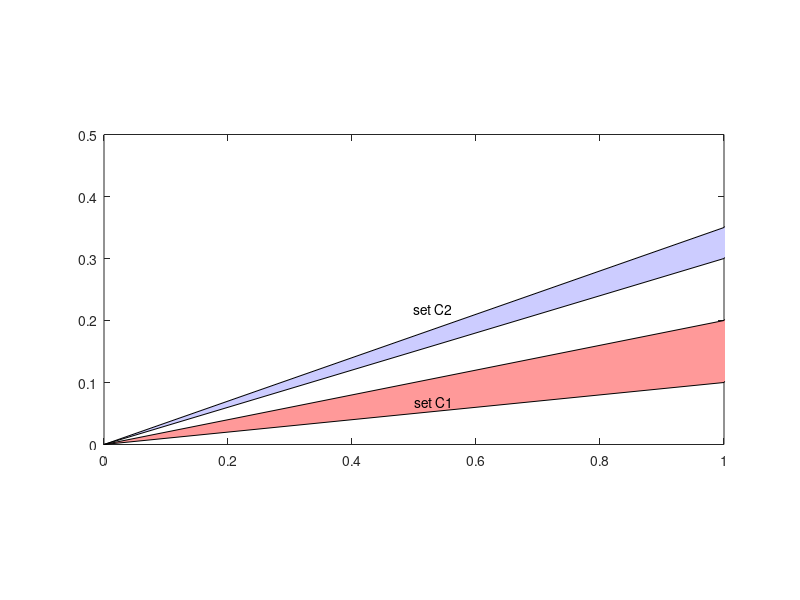

MATLAB code for this plot: (Note: this script raises an error after producing the figure.)
%% Projection onto the intersection of two sets 
% Our goal is to find a point in the intersection of two convex sets C1 and C2.
% A similar goal is to find the projection of an arbitrary point onto the 
% intersection (or if the intersection is empty, find the point(s) in C1
% that are as close as possible to C2). In this demo, the intersection
% of C1 and C2 is a singleton, so the concepts are the same.
%
% We assume that we know how to project on the sets C1 and C2 individually,
% but not onto C1 intersect C2.
%
% The basic algorithm to solve this problem is the alternating projection method,
% first studied by John von Neumann for the case where C1 and C2 are affine
% spaces. This algorithm can be extended to arbitrary convex sets, although
% you may not converge to the *projection* of the original point.
%
% This algorithm is very simple: starting at some point y, and with x <-- y,
% we update
%   x <-- Proj_{C1}( Proj_{C2}( x ) )
% where Proj_{C1} is the projector onto the set C1.
%
% Better methods (which actually give you the projection of y onto the intersection)
% are based on Dykstra's algorithm (not to be confused with the Dijkstra algorithm
% described here: http://en.wikipedia.org/wiki/Dijkstra%27s_algorithm ).
%
% Dykstra's algorithm also uses only Proj_{C1} and Proj_{C2}, but with a few
% intermediate steps. For an overview, see the 2011 book by Raydan:
% http://www.amazon.com/Alternating-Projection-Methods-Fundamentals-Algorithms/dp/1611971934
%
% Another overview of both alternating projection and Dykstra are in the book chapter
% "Proximal splitting methods in signal processing" by P. L. Combettes and J.-C. Pesquet, 
% in the book 'Fixed-Point Algorithms for Inverse Problems in Science and Engineering',
% (ed.: H. H. Bauschke, R. S. Burachik, P. L. Combettes, V. Elser, D. R. Luke, and 
% H. Wolkowicz, Editors), pp. 185-212. Springer, New York, 2011.
% The chapter can be downloaded at http://www.ann.jussieu.fr/~plc/prox.pdf
%
% The purpose of this demo is to show the above two methods, and also
% how to formulate this with TFOCS. The advantage of solving this with TFOCS
% is that we can use an accelerated solver (Nesterov-style) and use large
% step-sizes and line search (whereas Dykstra has no step-size parameter).
% In the first example, it is especially apparent that TFOCS avoids
% the slow convergence that both the alternating projection and Dykstra
% algorithms suffer from. In the second example, the performance
% of alternating projections and TFOCS are quite similar.

%% Mathematical formulation
% For a given point y, and two convex sets C1 and C2, we wish to find
% the closest point x to y, such that x is in both C1 and C2. We write this
% as:
%
% $$ \textrm{minimize}_{x\in C_1 \cap C_2} \,\, \mu/2||x\textrm{--}y||_2^2 $$
%
% The parameter $\mu > 0$ is arbitrary and does not affect the answer.
%
% This fits naturally into the TFOCS formulation since the primal
% problem is already strongly convex.



%% Demo with two polygon sets in 2D that intersect at (0,0)
% Set the dimension to 2
N = 2;  % 2D is best for visualization

%%
% Define some 2D polygons

mx = 1;
x1a = [1;.1];
x1b = [1;.2];
xx1 = [0,x1a(1),2*mx,x1b(1)];
yy1 = [0,x1a(2),2*mx,x1b(2)];


x2a = [1;.3];
x2b = [1;.35];
xx2 = [0,x2a(1),2*mx,x2b(1)];
yy2 = [0,x2a(2),2*mx,x2b(2)];

%%
% The solution is at x = (0,0), so our error function is simple

err = @(x) norm(x);
%%
% plot the regions

figure
red = [255,153,153]/255;
blue = [204,204,255]/255;
fill( xx1, yy1,red); 
hold on
fill( xx2, yy2,blue); 

xlim( [0,mx] ); ylim( [0,.5*mx] ); 
axis equal
text(.5,.07,'set C1');
text(.5,.22,'set C2');

%%
% Make some operators that will be used with TFOCS

addpath ~/Dropbox/TFOCS/  % modify this to wherever it is installed on your computer
op1     = project2DCone(x1a, x1b );
op2     = project2DCone(x2a, x2b );

offset1 = 0;
offset2 = 0;
op1_d   = prox_dualize(op1);
op2_d   = prox_dualize(op2);

% and some simpler operators that we will use with alternating projections
%   and with Dykstra
proj1   = @(x) callandmap( op1, 2, x, 1); % gamma is irrelevant
proj2   = @(x) callandmap( op2, 2, x, 1 ); % gamma is irrelevant

% for all methods, we need to specify a starting point

x0      = [1; 1/4];


%% solve in TFOCS
% We can pick any mu and should get the same result, although due to 
% some scaling issues in stopping criteria, it does have a small effect.
mu = 1e-6; 

opts    = struct('debug',false,'printEvery',20,'maxIts',200);
opts.errFcn{1}  = @(f,d,x) err(x);
opts.errFcn{2}  = @(f,d,x) recordPoints(x);
recordPoints(); % zero-out counter. We use this to plot the points later

opts.tol        = 1e-15;

affineOperator  = {eye(N),offset1;eye(N),offset2};
dualProx        = {op1_d,op2_d};
% Solve in TFOCS:
[x,out,optsOut] = tfocs_SCD( [], affineOperator, dualProx , mu, x0, [], opts );

% Record the path:
path    = recordPoints();
path    = [x0,path];

figure
subplot(1,2,1);
fill( xx1, yy1,red); 
hold on
fill( xx2, yy2,blue); 
xlim( [0,mx] ); ylim( [0,.5*mx] ); 
text(.5,.07,'set C1');
text(.5,.22,'set C2');
plot( path(1,:), path(2,:),'ko-','linewidth',2 )
title('Path for TFOCS solving the intersection of 2 polygons');

subplot(1,2,2);
semilogy( out.err(:,1) ,'o-'); xlabel('iterations'); ylabel('error');
title('Error for TFOCS method');
set(gcf, 'Position', [400 200 800 400]);
%% solve via alternating projection method
maxIts  = 500;
x       = x0;
path    = [x0];
errHist = [];
for k = 1:maxIts
    % basic alternating projection method:
    x   = proj1(x);
    path= [path, x];
    x   = proj2(x);
    path= [path, x];
    errHist     = [ errHist; err(x) ];
    if ~mod(k,50)
        fprintf('Iter %4d, error is %.2e\n', k, errHist(end) );
    end
end
figure
subplot(1,2,1);
fill( xx1, yy1,red); 
hold on
fill( xx2, yy2,blue); 
xlim( [0,mx] ); ylim( [0,.5*mx] ); 
text(.5,.07,'set C1');
text(.5,.22,'set C2');
plot( path(1,:), path(2,:),'ko-','linewidth',1 )
title('Path for alternating projection method solving the intersection of 2 polygons');

subplot(1,2,2);
semilogy( errHist, 'o-' ); xlabel('iterations'); ylabel('error');
errHist_1 = errHist;
title('Error for alternating projection method');
set(gcf, 'Position', [400 200 800 400]);
%% solve via Dykstra's algorithm

maxIts  = 500;
x       = x0;
[p,q]   = deal( 0*x0 );
p       = -.25*[1;1];
path    = [x0];
errHist = [];
for k = 1:maxIts
    % If x + p is feasible, the y = (x+p), so p=x+p-y = 0.
    y   = proj1( x + p );
    p   = x + p - y;
    x   = proj2( y + q );
    q   = y + q - x;
    path = [path,y,x];
    errHist     = [ errHist; err(x) ];
    if ~mod(k,50)
        fprintf('Iter %4d, error is %.2e\n', k, errHist(end) );
    end
end
figure
subplot(1,2,1);
fill( xx1, yy1,red); 
hold on
fill( xx2, yy2,blue); 
xlim( [0,mx] ); ylim( [0,.5*mx] ); 
text(.5,.07,'set C1');
text(.5,.22,'set C2');
plot( path(1,:), path(2,:),'ko-' )
title('Path for Dykstra''s algo solving the intersection of 2 polygons');

subplot(1,2,2);
semilogy( errHist, 'o-' ); xlabel('iterations'); ylabel('error');
title('Error for Dykstra''s method');
set(gcf, 'Position', [400 200 800 400]);

%%
% With Dykstra's algo (and alternating projections), we get
% very slow convergence, because of the very low angle between the
% two sets. Here is a zoom in on the graph of the iterates:
figure
fill( xx1, yy1,red); 
hold on
fill( xx2, yy2,blue); 
xlim( [0,mx] ); ylim( [0,.5*mx] ); 
text(.5,.07,'set C1');
text(.5,.22,'set C2');
plot( path(1,:), path(2,:),'ko-' )
title('Path for Dykstra''s algo solving the intersection of 2 polygons (zoom)');
xlim( [.25,.4] );
ylim( [.058,.1])
%% Plot all the errors together
figure
semilogy( out.err(:,1),'-' ,'linewidth',3);
hold all
semilogy( errHist_1,'-','linewidth',3);
semilogy( errHist,'--','linewidth',3);
legend('TFOCS','Alternating projection','Dykstra');
xlabel('iteration'); ylabel('error');
%% Demo with two circles that intersect at (0,0)
center1     = [0;.5];
radius1     = .5;
center2     = -center1;
radius2     = radius1;

figure
rectangle('Position',[-radius1,0,2*radius1,2*radius1],'Curvature',[1,1],'FaceColor',red)
rectangle('Position',[-radius1,-2*radius2,2*radius1,2*radius1],'Curvature',[1,1],'FaceColor',blue)
axis equal
hold on
text(0,.5,'set C1');
text(0,-.5,'set C2');


offset1     = center1;
offset2     = center2;

op1_d       = prox_l2(radius1);
op2_d       = prox_l2(radius2);
x0          = [1; .2];

% and some simpler operators that we will use with alternating projections
%   and with Dykstra
proj1   = @(x) radius1*(x-center1)/norm(x-center1) + center1;
proj2   = @(x) radius2*(x-center2)/norm(x-center2) + center2;
%% solve in TFOCS
opts.maxIts     = 300;
affineOperator  = {eye(N),offset1;eye(N),offset2};
dualProx        = {op1_d,op2_d};
% Solve in TFOCS:
[x,out,optsOut] = tfocs_SCD( [], affineOperator, dualProx , mu, x0, [], opts );

% Record the path:
path    = recordPoints();
path    = [x0,path];
% Plot:
figure
subplot(1,3,1);
rectangle('Position',[-radius1,0,2*radius1,2*radius1],'Curvature',[1,1],'FaceColor',red)
rectangle('Position',[-radius1,-2*radius2,2*radius1,2*radius1],'Curvature',[1,1],'FaceColor',blue)
hold on
text(0,.5,'set C1');
text(0,-.5,'set C2');
plot( path(1,:), path(2,:),'ko-','linewidth',2 )
title('Path for TFOCS solving the intersection of 2 circles');

subplot(1,3,2);
rectangle('Position',[-radius1,0,2*radius1,2*radius1],'Curvature',[1,1],'FaceColor',red)
rectangle('Position',[-radius1,-2*radius2,2*radius1,2*radius1],'Curvature',[1,1],'FaceColor',blue)
hold on
plot( path(1,:), path(2,:),'ko-','linewidth',2 )
xlim([0,.15]);
ylim([-.1,.1]);
title('(zoom)');

subplot(1,3,3);
semilogy( out.err,'o-')
title('Error of iterates for TFOCS method');
set(gcf, 'Position', [400 200 800 400]);
%% solve via alternating projection method
maxIts  = 300;
x       = x0;
path    = [x0];
errHist = [];
for k = 1:maxIts
    % basic alternating projection method:
    x   = proj1(x);
    path= [path, x];
    x   = proj2(x);
    path= [path, x];
    errHist     = [ errHist; err(x) ];
    if ~mod(k,50)
        fprintf('Iter %4d, error is %.2e\n', k, errHist(end) );
    end
end
figure
subplot(1,3,1);
rectangle('Position',[-radius1,0,2*radius1,2*radius1],'Curvature',[1,1],'FaceColor',red)
rectangle('Position',[-radius1,-2*radius2,2*radius1,2*radius1],'Curvature',[1,1],'FaceColor',blue)
hold on
text(0,.5,'set C1');
text(0,-.5,'set C2');
plot( path(1,:), path(2,:),'ko-' )
title('Path for alternating projection method solving the intersection of 2 circles');

subplot(1,3,2);
rectangle('Position',[-radius1,0,2*radius1,2*radius1],'Curvature',[1,1],'FaceColor',red)
rectangle('Position',[-radius1,-2*radius2,2*radius1,2*radius1],'Curvature',[1,1],'FaceColor',blue)
hold on
plot( path(1,:), path(2,:),'ko-','linewidth',2 )
xlim([0,.15]);
ylim([-.1,.1]);
title('(zoom)');

subplot(1,3,3);
semilogy( errHist,'o-')
errHist_1 = errHist;
title('Error of iterates for alternating projection method');
set(gcf, 'Position', [400 200 800 400]);
%% solve via Dykstra's algorithm

maxIts  = 300;
x       = x0;
[p,q]   = deal( 0*x0 );
path    = [x0];
errHist = [];
for k = 1:maxIts
    % If x + p is feasible, the y = (x+p), so p=x+p-y = 0.
    y   = proj1( x + p );
    p   = x + p - y;
    x   = proj2( y + q );
    q   = y + q - x;
    path = [path,y];
    path = [path,x];
    errHist     = [ errHist; err(x) ];
    if ~mod(k,50)
        fprintf('Iter %4d, error is %.2e\n', k, errHist(end) );
    end
end
figure
subplot(1,3,1);
rectangle('Position',[-radius1,0,2*radius1,2*radius1],'Curvature',[1,1],'FaceColor',red)
rectangle('Position',[-radius1,-2*radius2,2*radius1,2*radius1],'Curvature',[1,1],'FaceColor',blue)
hold on
text(0,.5,'set C1');
text(0,-.5,'set C2');
plot( path(1,:), path(2,:),'ko-' )
title('Path for Dykstra''s algo solving the intersection of 2 circles');

subplot(1,3,2);
rectangle('Position',[-radius1,0,2*radius1,2*radius1],'Curvature',[1,1],'FaceColor',red)
rectangle('Position',[-radius1,-2*radius2,2*radius1,2*radius1],'Curvature',[1,1],'FaceColor',blue)
hold on
plot( path(1,:), path(2,:),'ko-','linewidth',2 )
xlim([0,.15]);
ylim([-.1,.1]);
title('(zoom)');

subplot(1,3,3);
semilogy( errHist,'o-')
title('Error of iterates for Dykstra''s algo');
set(gcf, 'Position', [400 200 800 400]);

%% Plot all the errors together
figure
semilogy( out.err(:,1),'-' ,'linewidth',3);
hold all
semilogy( errHist_1,'-','linewidth',3);
semilogy( errHist,'--','linewidth',3);
legend('TFOCS','Alternating projection','Dykstra');
xlabel('iteration'); ylabel('error');

% TFOCS v1.2 by Stephen Becker, Emmanuel Candes, and Michael Grant.
% Copyright 2012 California Institute of Technology and CVX Research.
% See the file TFOCS/license.{txt,pdf} for full license information.

